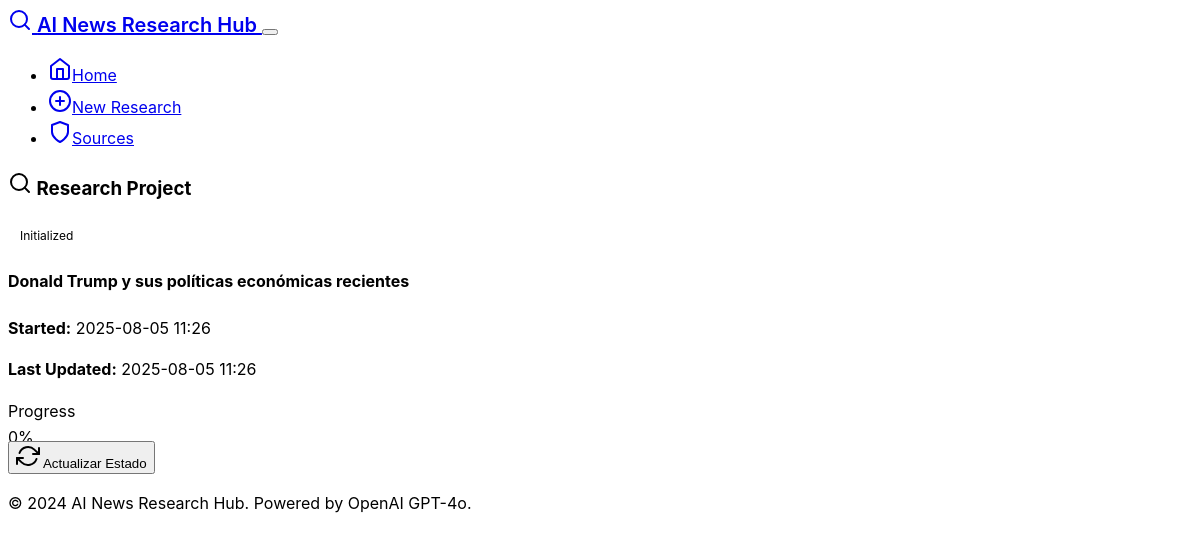
The app's page /project/1 with its own data.
### models.py (models this page shows)
class ResearchProject(db.Model):
    id = db.Column(db.Integer, primary_key=True)
    topic = db.Column(db.String(500), nullable=False)
    status = db.Column(db.String(50), default='initialized')  # initialized, analyzing, interviewing, reviewing, completed
    created_at = db.Column(db.DateTime, default=datetime.utcnow)
    updated_at = db.Column(db.DateTime, default=datetime.utcnow, onupdate=datetime.utcnow)
    final_report = db.Column(db.Text)
    human_notes = db.Column(db.Text)
    analysts = db.relationship('Analyst', backref='project', lazy=True, cascade='all, delete-orphan')
    interviews = db.relationship('Interview', backref='project', lazy=True, cascade='all, delete-orphan')

### routes.py (the view)
@app.route('/project/<int:project_id>')
def project_status(project_id):
    project = ResearchProject.query.get_or_404(project_id)
    analysts = Analyst.query.filter_by(project_id=project_id).all()
    interviews = Interview.query.filter_by(project_id=project_id).all()
    total_interviews = len(interviews)
    completed_interviews = len([i for i in interviews if i.status == 'completed'])
    progress = (completed_interviews / total_interviews * 100) if total_interviews > 0 else 0
    return render_template('research.html',
                         project=project,
                         analysts=analysts,
                         interviews=interviews,
                         progress=progress)

### templates/research.html (shortened to what this page needs)
{% extends "base.html" %}
{% block content %}
{% if not project %}
<div class="row">
    <div class="col-lg-8 mx-auto">
        <div class="card">
            <div class="card-header">
                <h3 class="mb-0">
                    <i data-feather="search" class="me-2"></i>
                    Start New Research Project
                </h3>
            </div>
            <div class="card-body">
                <form method="POST">
                    <div class="mb-4">
                        <label for="topic" class="form-label">Research Topic</label>
                        <textarea class="form-control form-control-lg"
                                  id="topic"
                                  name="topic"
                                  rows="3"
                                  placeholder="Enter the topic you want to research (e.g., 'Climate change impacts on agriculture', 'Latest developments in AI safety', 'COVID-19 vaccine effectiveness')"
                                  required></textarea>
                        <div class="form-text">
                            Be specific about what you want to investigate. The AI analysts will be specialized based on your topic.
                        </div>
                    </div>
                    <div class="d-grid">
                        <button type="submit" class="btn btn-primary btn-lg">
                            <i data-feather="play" class="me-2"></i>
                            Start Research
                        </button>
                    </div>
                </form>
            </div>
        </div>
        <div class="mt-5">
            <h4 class="mb-3">
                <i data-feather="info" class="me-2"></i>
                What Happens Next?
            </h4>
            <div class="list-group">
                <div class="list-group-item">
                    <div class="d-flex w-100 justify-content-between align-items-center">
                        <div>
                            <h6 class="mb-1">
                                <i data-feather="users" class="me-2 text-primary"></i>
                                AI Analyst Team Generation
                            </h6>
                            <p class="mb-1">Specialized AI analysts will be created based on your topic</p>
                        </div>
                    </div>
                </div>
                <div class="list-group-item">
                    <div class="d-flex w-100 justify-content-between align-items-center">
                        <div>
                            <h6 class="mb-1">
                                <i data-feather="message-square" class="me-2 text-primary"></i>
                                Expert Interview Process
                            </h6>
                            <p class="mb-1">Each analyst will interview relevant AI experts in parallel</p>
                        </div>
                    </div>
                </div>
                <div class="list-group-item">
                    <div class="d-flex w-100 justify-content-between align-items-center">
                        <div>
                            <h6 class="mb-1">
                                <i data-feather="eye" class="me-2 text-warning"></i>
                                Human Review Checkpoint
                            </h6>
                            <p class="mb-1">You'll have the opportunity to review and refine the process</p>
                        </div>
                    </div>
                </div>
                <div class="list-group-item">
                    <div class="d-flex w-100 justify-content-between align-items-center">
                        <div>
                            <h6 class="mb-1">
                                <i data-feather="file-text" class="me-2 text-success"></i>
                                Final Report Generation
                            </h6>
                            <p class="mb-1">AI Technical Writer compiles all insights into a comprehensive report</p>
                        </div>
                    </div>
                </div>
            </div>
        </div>
    </div>
</div>
{% else %}
<div class="row">
    <div class="col-12">
        <div class="card mb-4">
            <div class="card-header">
                <div class="d-flex justify-content-between align-items-center">
                    <h3 class="mb-0">
                        <i data-feather="search" class="me-2"></i>
                        Research Project
                    </h3>
                    <span class="badge fs-6
                        {% if project.status == 'completed' %}bg-success
                        {% elif project.status == 'error' %}bg-danger
                        {% elif project.status == 'reviewing' %}bg-warning
                        {% else %}bg-info{% endif %}">
                        {{ project.status.title() }}
                    </span>
                </div>
            </div>
            <div class="card-body">
                <h4 class="mb-3">{{ project.topic }}</h4>
                <div class="row">
                    <div class="col-md-6">
                        <p><strong>Started:</strong> {{ project.created_at.strftime('%Y-%m-%d %H:%M') }}</p>
                        <p><strong>Last Updated:</strong> {{ project.updated_at.strftime('%Y-%m-%d %H:%M') }}</p>
                    </div>
                    <div class="col-md-6">
                        {% if progress is defined %}
                        <div class="mb-3">
                            <label class="form-label">Progress</label>
                            <div class="progress">
                                <div class="progress-bar" style="width: {{ progress }}%">{{ "%.0f"|format(progress) }}%</div>
                            </div>
                        </div>
                        {% endif %}
                    </div>
                </div>
                <div class="mt-3">
                    <button type="button"
                            class="btn btn-outline-secondary"
                            onclick="refreshStatus()">
                        <i data-feather="refresh-cw" class="me-2"></i>
                        Actualizar Estado
                    </button>
                </div>
            </div>
        </div>
    </div>
</div>
{% endif %}
{% endblock %}

### static/css/style.css (style rules this page uses)
:root { --research-primary: #0066cc; --research-success: #28a745; --research-warning: #ffc107; --research-danger: #dc3545; --research-info: #17a2b8; }
body { font-family: -apple-system, BlinkMacSystemFont, 'Segoe UI', 'Roboto', 'Helvetica Neue', Arial, sans-serif; line-height: 1.6; }
.card { transition: transform 0.2s ease-in-out, box-shadow 0.2s ease-in-out; border-radius: 0.5rem; }
.progress { height: 1rem; }
.badge { font-size: 0.75rem; padding: 0.5rem 0.75rem; }
[data-bs-theme="dark"] .card { background-color: var(--bs-gray-800); }

### records on screen
ResearchProject: status "Initialized", topic "Donald Trump y sus políticas económicas recientes", created_at "2025-08-05 11:26", updated_at "2025-08-05 11:26"

### other values on screen
{{ "%.0f"|format(progress) }} "0"
